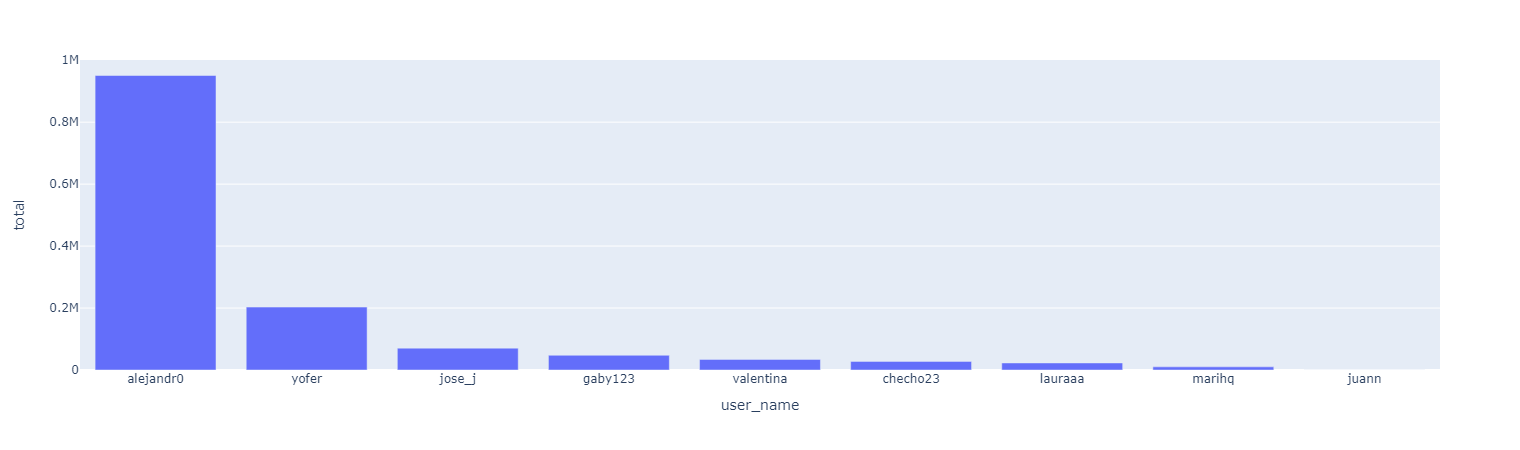

Write Python code to recreate this figure.
import psycopg2
import pandas as pd
import plotly.express as px
import dash
import dash_core_components as dcc
import dash_html_components as html


conn = psycopg2.connect(host="localhost", port = 5432, database="exval", user="postgres", password="1204")
statment= """SELECT u.user_name, final.rank, final.total FROM divisas.users u
INNER JOIN (SELECT RANK() OVER(ORDER BY total DESC) AS rank, id_user, total FROM 
	(SELECT SUM(eur) AS total, id_user FROM 
	 (SELECT id_user, stk_to_eur(stk_code, c.amount) AS eur FROM divisas.capitals c) AS stocks GROUP BY id_user) AS TEUR) AS final
ON final.id_user = u.id;"""
df_orders= pd.read_sql_query(statment ,con=conn)
df_orders

app = dash.Dash()

fig = px.bar(df_orders, x="user_name", y="total")

app.layout = html.Div([
     html.H1('Users con mas dinero'),
     html.Div([dcc.Graph(figure=fig)])
])

if __name__ == '__main__':
    app.run_server(debug=True, use_reloader=False)
     
